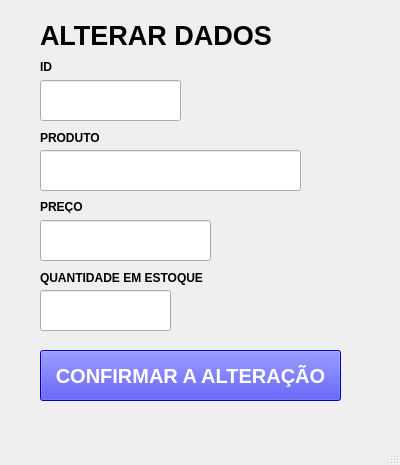
<?xml version="1.0" encoding="UTF-8"?>
<ui version="4.0">
 <class>MainWindow</class>
 <widget class="QMainWindow" name="MainWindow">
  <property name="geometry">
   <rect>
    <x>0</x>
    <y>0</y>
    <width>400</width>
    <height>465</height>
   </rect>
  </property>
  <property name="windowTitle">
   <string>MainWindow</string>
  </property>
  <widget class="QWidget" name="centralwidget">
   <widget class="QLabel" name="label">
    <property name="geometry">
     <rect>
      <x>40</x>
      <y>20</y>
      <width>241</width>
      <height>31</height>
     </rect>
    </property>
    <property name="font">
     <font>
      <pointsize>20</pointsize>
      <weight>75</weight>
      <bold>true</bold>
     </font>
    </property>
    <property name="text">
     <string>ALTERAR DADOS</string>
    </property>
   </widget>
   <widget class="QLineEdit" name="txtAlterarId">
    <property name="geometry">
     <rect>
      <x>40</x>
      <y>80</y>
      <width>141</width>
      <height>41</height>
     </rect>
    </property>
    <property name="font">
     <font>
      <family>Arial</family>
      <pointsize>14</pointsize>
     </font>
    </property>
    <property name="styleSheet">
     <string notr="true">
color: rgb(0, 0, 255);</string>
    </property>
   </widget>
   <widget class="QLineEdit" name="txtAlterarProduto">
    <property name="geometry">
     <rect>
      <x>40</x>
      <y>150</y>
      <width>261</width>
      <height>41</height>
     </rect>
    </property>
    <property name="font">
     <font>
      <family>Arial</family>
      <pointsize>14</pointsize>
     </font>
    </property>
    <property name="styleSheet">
     <string notr="true">color: rgb(0, 0, 255);</string>
    </property>
   </widget>
   <widget class="QLineEdit" name="txtAlterarPreco">
    <property name="geometry">
     <rect>
      <x>40</x>
      <y>220</y>
      <width>171</width>
      <height>41</height>
     </rect>
    </property>
    <property name="font">
     <font>
      <family>Arial</family>
      <pointsize>14</pointsize>
     </font>
    </property>
    <property name="styleSheet">
     <string notr="true">color: rgb(0, 0, 255);</string>
    </property>
   </widget>
   <widget class="QLineEdit" name="txrAlterarEstoque">
    <property name="geometry">
     <rect>
      <x>40</x>
      <y>290</y>
      <width>131</width>
      <height>41</height>
     </rect>
    </property>
    <property name="font">
     <font>
      <family>Arial</family>
      <pointsize>14</pointsize>
     </font>
    </property>
    <property name="styleSheet">
     <string notr="true">color: rgb(0, 0, 255);</string>
    </property>
   </widget>
   <widget class="QLabel" name="label_2">
    <property name="geometry">
     <rect>
      <x>40</x>
      <y>60</y>
      <width>47</width>
      <height>13</height>
     </rect>
    </property>
    <property name="font">
     <font>
      <weight>75</weight>
      <bold>true</bold>
     </font>
    </property>
    <property name="text">
     <string>ID</string>
    </property>
   </widget>
   <widget class="QLabel" name="label_3">
    <property name="geometry">
     <rect>
      <x>40</x>
      <y>130</y>
      <width>71</width>
      <height>16</height>
     </rect>
    </property>
    <property name="font">
     <font>
      <weight>75</weight>
      <bold>true</bold>
     </font>
    </property>
    <property name="text">
     <string>PRODUTO</string>
    </property>
   </widget>
   <widget class="QLabel" name="label_4">
    <property name="geometry">
     <rect>
      <x>40</x>
      <y>200</y>
      <width>47</width>
      <height>13</height>
     </rect>
    </property>
    <property name="font">
     <font>
      <weight>75</weight>
      <bold>true</bold>
     </font>
    </property>
    <property name="text">
     <string>PREÇO</string>
    </property>
   </widget>
   <widget class="QLabel" name="label_5">
    <property name="geometry">
     <rect>
      <x>40</x>
      <y>270</y>
      <width>211</width>
      <height>16</height>
     </rect>
    </property>
    <property name="font">
     <font>
      <weight>75</weight>
      <bold>true</bold>
     </font>
    </property>
    <property name="text">
     <string>QUANTIDADE EM ESTOQUE</string>
    </property>
   </widget>
   <widget class="QPushButton" name="btnConfirmar">
    <property name="geometry">
     <rect>
      <x>40</x>
      <y>350</y>
      <width>301</width>
      <height>51</height>
     </rect>
    </property>
    <property name="font">
     <font>
      <pointsize>15</pointsize>
      <weight>75</weight>
      <bold>true</bold>
     </font>
    </property>
    <property name="styleSheet">
     <string notr="true">color: rgb(255, 255, 255);
background-color: rgb(0, 0, 255);</string>
    </property>
    <property name="text">
     <string>CONFIRMAR A ALTERAÇÃO</string>
    </property>
   </widget>
  </widget>
  <widget class="QMenuBar" name="menubar">
   <property name="geometry">
    <rect>
     <x>0</x>
     <y>0</y>
     <width>400</width>
     <height>21</height>
    </rect>
   </property>
  </widget>
  <widget class="QStatusBar" name="statusbar"/>
 </widget>
 <resources/>
 <connections/>
</ui>
